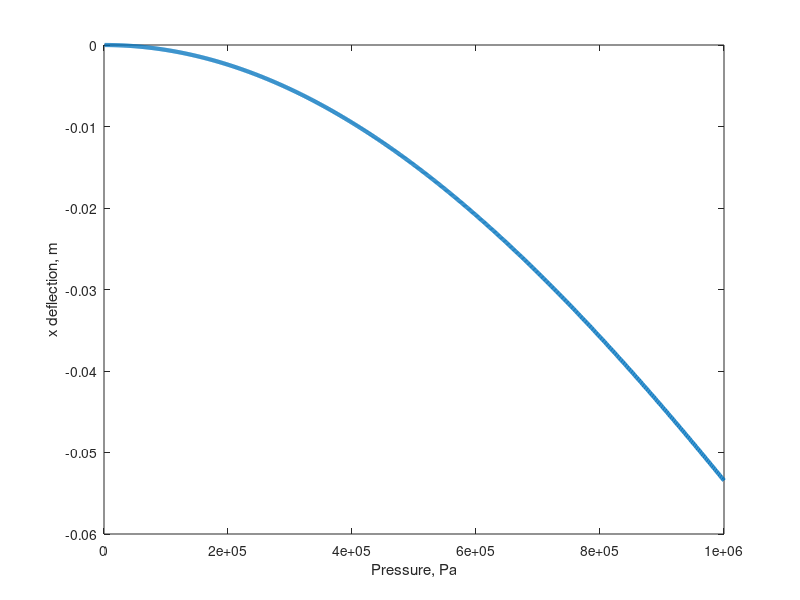
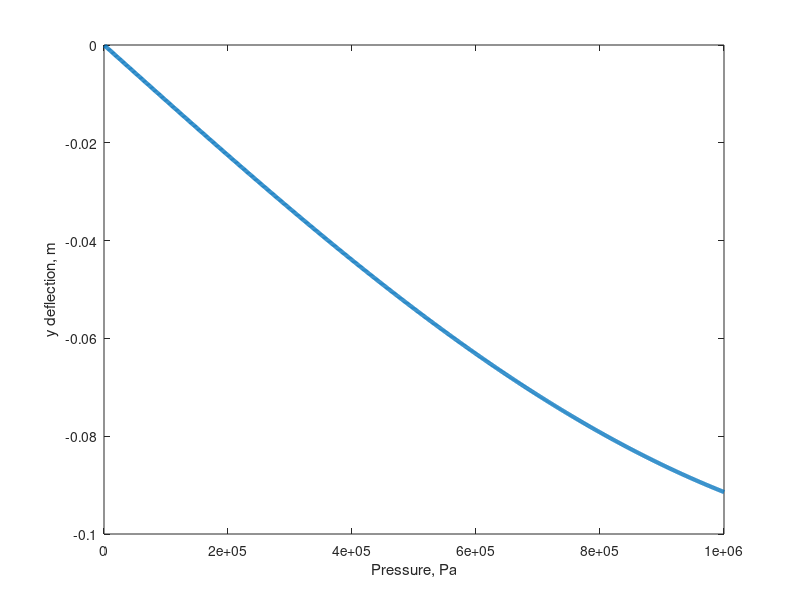

Source code (MATLAB) for these figures, in order:
clear
close all

% Define material properties
mu = 0.48; %Poissons ratio
E = 1.5E6; %? YM - both referenced in onenote
rho = 1500; %kg/m^3 - check later.

% Component dimensions
c = 3E-3; %m, Chamber length
w = 107.85E-3;%kg, Actuator weight
H = 20E-3; %m, Chamber height
L = 142E-3; %m, Actuator length
s = L;
l = L/2;
h = 10E-3;

n = 1000;

P = zeros(1,n);
K_new = zeros(1,n);
u = zeros(1,n);
v = zeros(1,n);

x = l;

for i = 1:n
    P(i) = n*i;

    %Equivalent cantilever uniform load
    q = (P(i)*(H^2)*c*w)/(L^3);
    
    %Curvature
    K_new(i) = (1/E)*((3*mu*q)/(4*h^3)+(3*q*(x^2+2*l*x+l^2)/(4*h^3))-(3*q*(8+5*mu)/(5*h)));
    
    %x displacement
    u(i) = (1/K_new(i)).*(sin(K_new(i)*s))-s;
    
    %y displacement
    v(i) = -(1/K_new(i))*(1-cos(K_new(i)*s));
end

figure(1);
plot(P,u,"linewidth",3);
xlabel('Pressure, Pa');
ylabel('x deflection, m');

figure(2);
plot(P,v,"linewidth",3);
xlabel('Pressure, Pa');
ylabel('y deflection, m');


